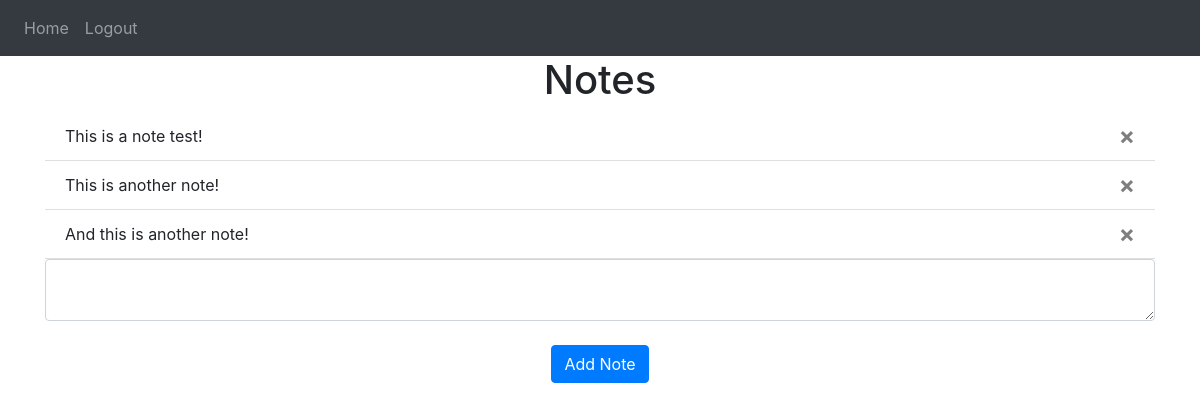
Page / (signed in) on the earlier database version.
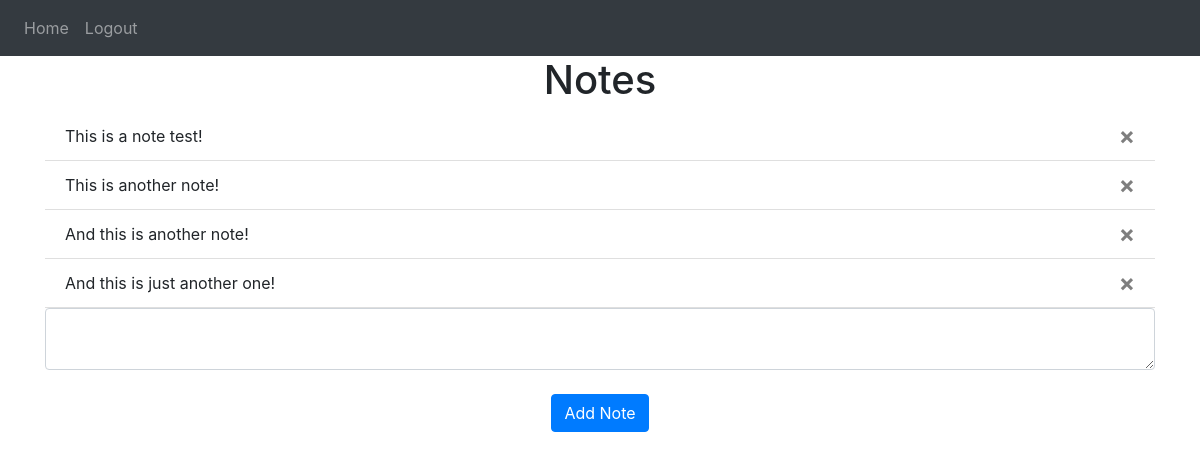
Same page on the later database version.
### website/models.py (models this page shows)
class Note(db.Model):  # In here we are creating the values for the "Notes"
    id = db.Column(db.Integer, primary_key=True)  # with the same ID for the unique user_id
    data = db.Column(db.String(10000))  # and no more than 10,000 characters
    date = db.Column(db.DateTime(timezone=True), default=func.now())  # we also add the date when we create the note.
    user_id = db.Column(db.Integer, db.ForeignKey('user.id'))  # A "foreignkey" is a key that takes the user id from another database. Is a column that it is in your database refering to another column in another database. In this case we are referencing the user from the other database in the table "user" looking for the "is"  "user.id" and the "user" should be in lower case when using the "foreignkey"

### website/views.py (the view, shortened to what this page needs)
@views.route('/', methods=['GET', 'POST'])  # This is the route that will lead you to the home page. The method is used to let the home page know that we can GET the info and also POST or we can modify the page accordingly to the database.
@login_required  # And we have to login
def home():  # and after we have log in we can go back to the home page with this "defined function"
    return render_template("home.html", user=current_user)  # This is the route that will redirect or load into our Home Page in this case "home.html"

### website/templates/home.html
{% extends "base.html" %} {% block title %}Home{% endblock %} {% block content
    %}
    <h1 align="center">Notes</h1>
    <ul class="list-group list-group-flush" id="notes">
      {% for note in user.notes %}
      <li class="list-group-item">
        {{ note.data }}
        <button type="button" class="close" onClick="deleteNote({ noteId })">
          <span aria-hidden="true">&times;</span>
        </button>
      </li>
      {% endfor %}
    </ul>
    <form method="POST">
      <textarea name="note" id="note" class="form-control"></textarea>
      <br />
      <div align="center">
        <button type="submit" class="btn btn-primary">Add Note</button>
      </div>
    </form>
    {% endblock %}

Differences in the rows shown:
added Note: data "And this is just another one!"
